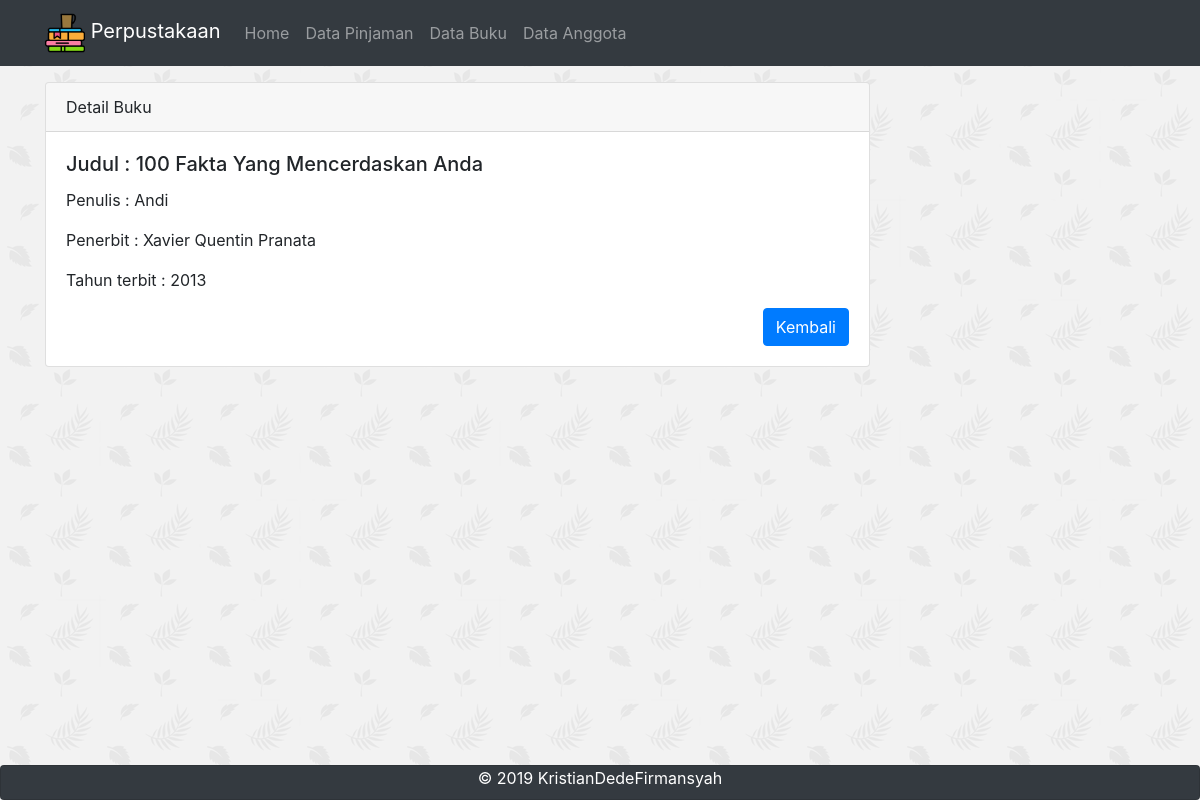
Screenshot of /Perpustakaan_UTS/home/detail/8 with the database file from the repository.
### tables this page shows
CREATE TABLE `buku` (
  `id_buku` int(5) NOT NULL,
  `judul` varchar(50) NOT NULL,
  `penulis` varchar(50) NOT NULL,
  `penerbit` varchar(50) NOT NULL,
  `tahun_terbit` int(4) NOT NULL
);

### Perpustakaan_UTS/application/controllers/Home.php (called while the page is built, shortened)
<?php
class Home extends CI_Controller {
 public function __construct()
    {
        $this->load->model('Buku_model');
        $this->load->model('Anggota_model');
    }
    public function detail($id)
    {
        $data['judul'] = 'Detail Buku';
        $data['buku'] = $this->Buku_model->getBukuById($id);
        $this->load->view('templates/header', $data);
        $this->load->view('home/detail', $data);
        $this->load->view('templates/footer');
    }
}

### Perpustakaan_UTS/index.php (called while the page is built, shortened)
<?php
require_once BASEPATH.'core/CodeIgniter.php';

### Perpustakaan_UTS/application/models/Buku_model.php (called while the page is built, shortened)
<?php
class Buku_model extends CI_model{
    public function getBukuById($id)
    {
        return $this->db->get_where('buku', ['id_buku'=> $id])->row_array();
    }
}

### Perpustakaan_UTS/application/views/home/detail.php (the view)
<div class="container">
    <div class="row mt-3">
        <div class="col-md-9">
            <div class="card">
                <div class="card-header">
                    Detail Buku
                </div>
                <div class="card-body">
                    <h5 class="card-title">Judul : <?= $buku['judul'] ?></h5>
                    <p class="card-text">Penulis : <?= $buku['penulis'] ?></p>
                    <p class="card-text">Penerbit : <?= $buku['penerbit'] ?></p>
                    <p class="card-text">Tahun terbit : <?= $buku['tahun_terbit'] ?></p>
                    <a href="<?= base_url(); ?>home" class="btn btn-primary float-right">Kembali</a>
                </div>
            </div>
        </div>
    </div>
</div>

### rows the page displays
buku: judul "100 Fakta Yang Mencerdaskan Anda", penulis "Andi", penerbit "Xavier Quentin Pranata", tahun_terbit "2013"
